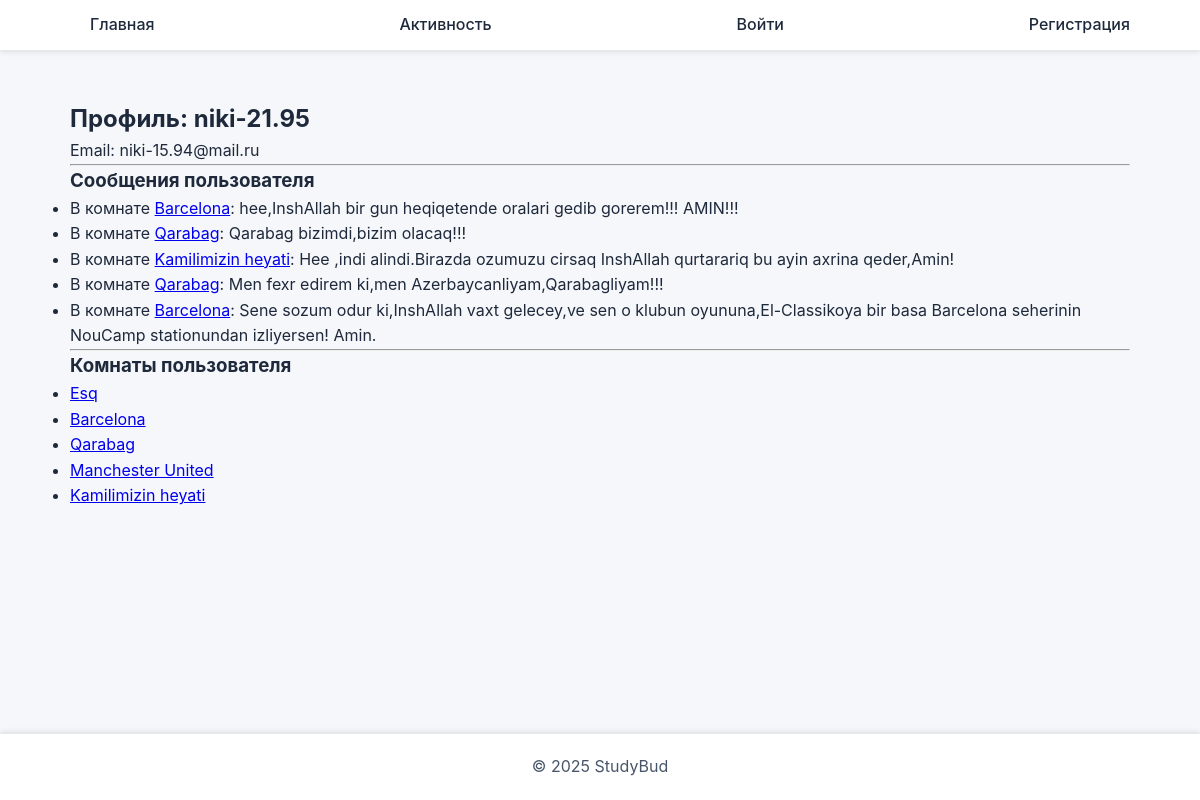
Page /profile/1/ on the committed database.
### base/models.py (models this page shows, shortened)
class Message(models.Model):
    user = models.ForeignKey(User, on_delete=models.CASCADE)
    room = models.ForeignKey(Room, on_delete=models.CASCADE)
    body = models.TextField()
    created = models.DateTimeField(auto_now_add=True)
    updated = models.DateTimeField(auto_now=True)
    read_by = models.ManyToManyField(User, related_name='read_messages', blank=True)

class Room(models.Model):
    host = models.ForeignKey(User, on_delete=models.SET_NULL, null=True)
    name = models.CharField(max_length=255, unique=True)
    topic = models.ForeignKey('Topic', on_delete=models.SET_NULL, null=True)
    description = models.TextField(blank=True, null=True)
    created = models.DateTimeField(auto_now_add=True)
    updated = models.DateTimeField(auto_now=True)
    participants = models.ManyToManyField(User, related_name='participants', blank=True)

### base/views.py (the view)
# urls.py: path('profile/<int:pk>/', views.userProfile, name='user-profile'),
def userProfile(request, pk):
    user = get_object_or_404(User, id=pk)
    rooms = user.participants.all()
    user_messages = Message.objects.filter(user=user).order_by('-created')
    topics = Topic.objects.all()
    context = {
        'user': user,
        'rooms': rooms,
        'user_messages': user_messages,
        'topics': topics
    }
    return render(request, 'base/profile.html', context)

### templates/base/profile.html
{% extends 'base/main.html' %} {% block content %}
<h2>Профиль: {{ user.username }}</h2>
<p>Email: {{ user.email }}</p>
<hr />
<h3>Сообщения пользователя</h3>
<ul>
  {% for message in user_messages %}
  <li>
    В комнате
    <a href="{% url 'room_detail' message.room.id %}">{{ message.room.name }}</a
    >: {{ message.body }}
  </li>
  {% empty %}
  <li>Сообщений пока нет</li>
  {% endfor %}
</ul>
<hr />
<h3>Комнаты пользователя</h3>
<ul>
  {% for room in rooms %}
  <li>
    <a href="{% url 'room_detail' room.id %}">{{ room.name }}</a>
  </li>
  {% empty %}
  <li>Комнат пока нет</li>
  {% endfor %}
</ul>
{% endblock content %}

### static/base/style.css (style rules this page uses)
:root { --bg-color: #f5f7fa; --primary: #2563eb; --primary-dark: #1d4ed8; --text-color: #1e293b; --light: #ffffff; --shadow: rgba(0, 0, 0, 0.1); --radius: 12px; --transition: 0.3s ease; }
* { margin: 0; padding: 0; box-sizing: border-box; }
body { font-family: "Inter", Arial, sans-serif; background: var(--bg-color); color: var(--text-color); line-height: 1.6; display: flex; flex-direction: column; min-height: 100vh; }

### rows in the picture
Message: room.name "Barcelona", body "hee,InshAllah bir gun heqiqetende oralari gedib gorerem!!! AMIN!!!"
Message: room.name "Qarabag", body "Qarabag bizimdi,bizim olacaq!!!"
Message: room.name "Kamilimizin heyati", body "Hee ,indi alindi.Birazda ozumuzu cirsaq InshAllah qurtarariq bu ayin axrina qeder,Amin!"
Message: room.name "Qarabag", body "Men fexr edirem ki,men Azerbaycanliyam,Qarabagliyam!!!"
Message: room.name "Barcelona", body "Sene sozum odur ki,InshAllah vaxt gelecey,ve sen o klubun oyununa,El-Classikoya bir basa Barcelona seherinin NouCamp stationundan izliyersen! Amin."
Room: name "Esq"
Room: name "Barcelona"
Room: name "Qarabag"
Room: name "Manchester United"
Room: name "Kamilimizin heyati"

### other values in the picture
{{ user.username }} "niki-21.95"
{{ user.email }} "niki-15.94@mail.ru"
